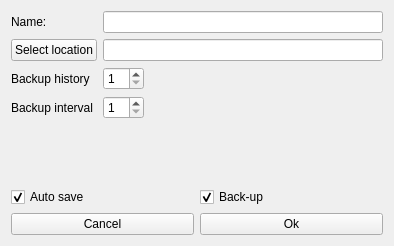
<?xml version="1.0" encoding="UTF-8"?>
<ui version="4.0">
 <class>Form</class>
 <widget class="QWidget" name="Form">
  <property name="geometry">
   <rect>
    <x>0</x>
    <y>0</y>
    <width>394</width>
    <height>246</height>
   </rect>
  </property>
  <property name="windowTitle">
   <string>Cookbook info</string>
  </property>
  <layout class="QVBoxLayout" name="verticalLayout">
   <item>
    <layout class="QFormLayout" name="formLayout">
     <property name="fieldGrowthPolicy">
      <enum>QFormLayout::ExpandingFieldsGrow</enum>
     </property>
     <item row="3" column="0">
      <widget class="QLabel" name="label_2">
       <property name="text">
        <string>Backup history</string>
       </property>
      </widget>
     </item>
     <item row="5" column="0">
      <widget class="QLabel" name="label_3">
       <property name="text">
        <string>Backup interval</string>
       </property>
      </widget>
     </item>
     <item row="1" column="0">
      <widget class="QLabel" name="label">
       <property name="text">
        <string>Name:</string>
       </property>
      </widget>
     </item>
     <item row="2" column="0">
      <widget class="QPushButton" name="pushButton_location">
       <property name="text">
        <string>Select location</string>
       </property>
      </widget>
     </item>
     <item row="1" column="1">
      <widget class="QLineEdit" name="lineEdit_name"/>
     </item>
     <item row="2" column="1">
      <widget class="QLineEdit" name="lineEdit_location"/>
     </item>
     <item row="3" column="1">
      <widget class="QSpinBox" name="spinBox_backup_history">
       <property name="minimum">
        <number>1</number>
       </property>
      </widget>
     </item>
     <item row="5" column="1">
      <widget class="QSpinBox" name="spinBox_backup_interval">
       <property name="minimum">
        <number>1</number>
       </property>
      </widget>
     </item>
    </layout>
   </item>
   <item>
    <layout class="QHBoxLayout" name="horizontalLayout_2">
     <item>
      <widget class="QCheckBox" name="checkBox_autosave">
       <property name="text">
        <string>Auto save</string>
       </property>
       <property name="checked">
        <bool>true</bool>
       </property>
      </widget>
     </item>
     <item>
      <widget class="QCheckBox" name="checkBox_backup">
       <property name="text">
        <string>Back-up</string>
       </property>
       <property name="checked">
        <bool>true</bool>
       </property>
      </widget>
     </item>
    </layout>
   </item>
   <item>
    <layout class="QHBoxLayout" name="horizontalLayout">
     <item>
      <widget class="QPushButton" name="pushButton_cancel">
       <property name="text">
        <string>Cancel</string>
       </property>
      </widget>
     </item>
     <item>
      <widget class="QPushButton" name="pushButton_ok">
       <property name="text">
        <string>Ok</string>
       </property>
      </widget>
     </item>
    </layout>
   </item>
  </layout>
 </widget>
 <resources/>
 <connections/>
</ui>
